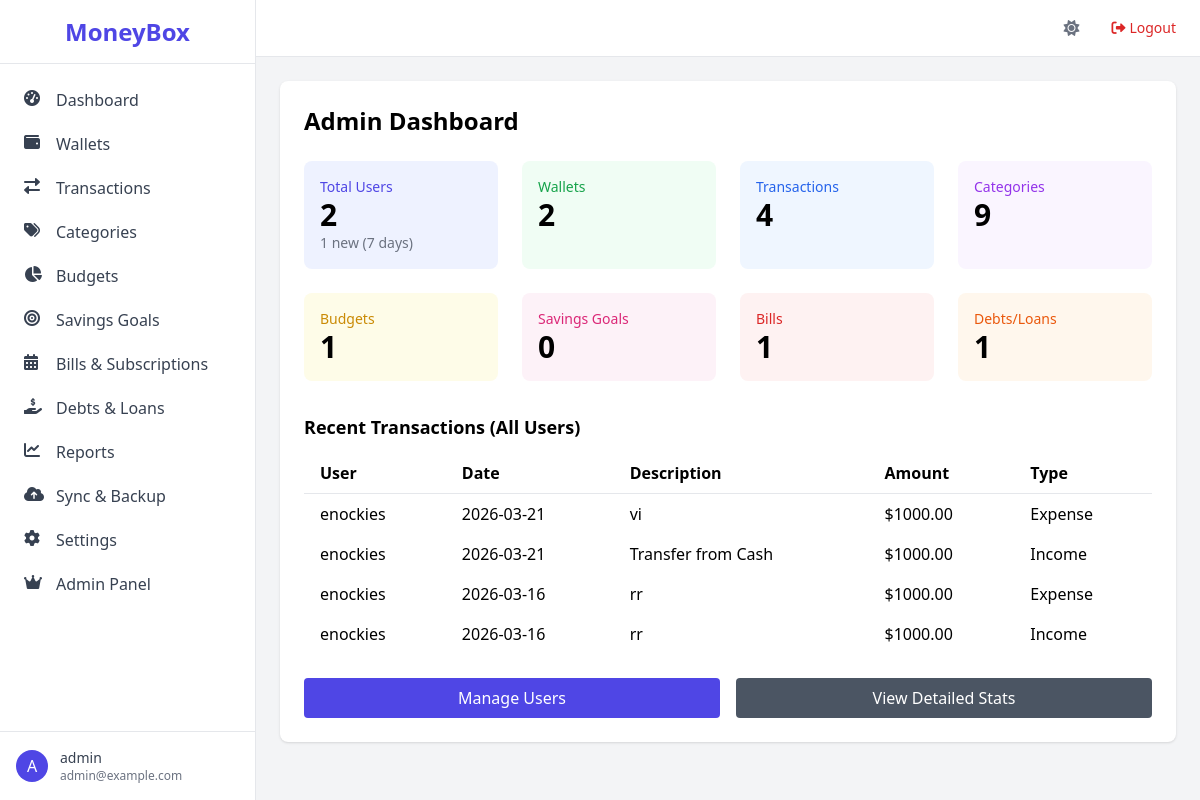
The app's page /admin/ (signed in) with its own data.
### app/models.py (models this page shows, shortened)
class User(UserMixin, db.Model):
    id = db.Column(db.Integer, primary_key=True)
    username = db.Column(db.String(64), unique=True, nullable=False)
    email = db.Column(db.String(120), unique=True, nullable=False)
    password_hash = db.Column(db.String(128))
    created_at = db.Column(db.DateTime, default=datetime.utcnow)
    is_active = db.Column(db.Boolean, default=True)
    email_verified = db.Column(db.Boolean, default=False)
    email_verification_token = db.Column(db.String(100))
    two_factor_enabled = db.Column(db.Boolean, default=False)
    two_factor_secret = db.Column(db.String(32))
    passcode = db.Column(db.String(128))
    biometric_enabled = db.Column(db.Boolean, default=False)
    is_admin = db.Column(db.Boolean, default=False)
    biometric_enabled = db.Column(db.Boolean, default=False)
    is_admin = db.Column(db.Boolean, default=False)
    health_score = db.Column(db.Integer, default=0)
    health_score_updated_at = db.Column(db.DateTime)
    preferences = db.relationship('UserPreference', uselist=False, backref='user', cascade='all, delete-orphan')
    devices = db.relationship('UserDevice', backref='user', lazy='dynamic', cascade='all, delete-orphan')
    wallets = db.relationship('Wallet', backref='user', lazy='dynamic', cascade='all, delete-orphan')
    categories = db.relationship('Category', backref='user', lazy='dynamic', cascade='all, delete-orphan')
    transactions = db.relationship('Transaction', backref='user', lazy='dynamic', cascade='all, delete-orphan')
    budgets = db.relationship('Budget', backref='user', lazy='dynamic', cascade='all, delete-orphan')
    savings_goals = db.relationship('SavingsGoal', backref='user', lazy='dynamic', cascade='all, delete-orphan')
    bills = db.relationship('Bill', backref='user', lazy='dynamic', cascade='all, delete-orphan')
    debts = db.relationship('Debt', backref='user', lazy='dynamic', cascade='all, delete-orphan')
    loans = db.relationship('Loan', backref='user', lazy='dynamic', cascade='all, delete-orphan')
    recurring_transactions = db.relationship('RecurringTransaction', backref='user', lazy='dynamic', cascade='all, delete-orphan')
    shared_wallets = db.relationship('SharedWallet', foreign_keys='SharedWallet.user_id', backref='owner_user', lazy='dynamic')
    shared_with_me = db.relationship('SharedWallet', foreign_keys='SharedWallet.shared_with_user_id', backref='shared_user', lazy='dynamic')
    backup_tokens = db.relationship('BackupToken', backref='user', lazy='dynamic', cascade='all, delete-orphan')
    login_history = db.relationship('LoginHistory', backref='user', lazy='dynamic', cascade='all, delete-orphan')

class Transaction(db.Model):
    id = db.Column(db.Integer, primary_key=True)
    amount = db.Column(db.Numeric(12,2), nullable=False)
    type = db.Column(db.String(10))
    description = db.Column(db.String(200))
    notes = db.Column(db.Text)
    date = db.Column(db.DateTime, default=datetime.utcnow)
    merchant = db.Column(db.String(100))
    location = db.Column(db.String(100))
    receipt_filename = db.Column(db.String(200))
    is_recurring = db.Column(db.Boolean, default=False)
    recurring_id = db.Column(db.Integer, db.ForeignKey('recurring_transaction.id'))
    wallet_id = db.Column(db.Integer, db.ForeignKey('wallet.id'), nullable=False)
    category_id = db.Column(db.Integer, db.ForeignKey('category.id'), nullable=False)
    user_id = db.Column(db.Integer, db.ForeignKey('user.id'), nullable=False)
    transfer_target_wallet_id = db.Column(db.Integer, db.ForeignKey('wallet.id'))
    transfer_transaction_id = db.Column(db.Integer)
    tags = db.Column(db.String(200))
    external_id = db.Column(db.String(100))
    source = db.Column(db.String(20))
    goal_id = db.Column(db.Integer, db.ForeignKey('savings_goal.id'))
    recurring = db.relationship('RecurringTransaction', backref='transactions')

### app/routes/admin.py (the view)
@bp.route('/')
@login_required
@admin_required
def dashboard():
    total_users = User.query.count()
    total_wallets = Wallet.query.count()
    total_transactions = Transaction.query.count()
    total_categories = Category.query.count()
    total_budgets = Budget.query.count()
    total_savings = SavingsGoal.query.count()
    total_bills = Bill.query.count()
    total_debts = Debt.query.count()
    total_loans = Loan.query.count()
    week_ago = datetime.now() - timedelta(days=7)
    new_users = User.query.filter(User.created_at >= week_ago).count()
    recent_transactions = Transaction.query.order_by(Transaction.date.desc()).limit(10).all()
    return render_template('admin/dashboard.html',
                           total_users=total_users,
                           total_wallets=total_wallets,
                           total_transactions=total_transactions,
                           total_categories=total_categories,
                           total_budgets=total_budgets,
                           total_savings=total_savings,
                           total_bills=total_bills,
                           total_debts=total_debts,
                           total_loans=total_loans,
                           new_users=new_users,
                           recent_transactions=recent_transactions)

### app/models.py (called while the page is built)
@login_manager.user_loader
def load_user(user_id):
    return User.query.get(int(user_id))

### app/routes/admin.py (called while the page is built)
def admin_required(f):
    @wraps(f)
    def decorated_function(*args, **kwargs):
        if not current_user.is_authenticated or not current_user.is_admin:
            abort(403)
        return f(*args, **kwargs)
    return decorated_function

### app/templates/admin/dashboard.html (shortened to what this page needs)
{% extends "base.html" %}
{% block content %}
<div class="bg-white rounded-lg shadow p-6">
    <h2 class="text-2xl font-semibold mb-6">Admin Dashboard</h2>
    <div class="grid grid-cols-1 md:grid-cols-2 lg:grid-cols-4 gap-6 mb-8">
        <div class="bg-indigo-50 p-4 rounded-lg">
            <p class="text-sm text-indigo-600">Total Users</p>
            <p class="text-3xl font-bold">{{ total_users }}</p>
            <p class="text-sm text-gray-500">{{ new_users }} new (7 days)</p>
        </div>
        <div class="bg-green-50 p-4 rounded-lg">
            <p class="text-sm text-green-600">Wallets</p>
            <p class="text-3xl font-bold">{{ total_wallets }}</p>
        </div>
        <div class="bg-blue-50 p-4 rounded-lg">
            <p class="text-sm text-blue-600">Transactions</p>
            <p class="text-3xl font-bold">{{ total_transactions }}</p>
        </div>
        <div class="bg-purple-50 p-4 rounded-lg">
            <p class="text-sm text-purple-600">Categories</p>
            <p class="text-3xl font-bold">{{ total_categories }}</p>
        </div>
        <div class="bg-yellow-50 p-4 rounded-lg">
            <p class="text-sm text-yellow-600">Budgets</p>
            <p class="text-3xl font-bold">{{ total_budgets }}</p>
        </div>
        <div class="bg-pink-50 p-4 rounded-lg">
            <p class="text-sm text-pink-600">Savings Goals</p>
            <p class="text-3xl font-bold">{{ total_savings }}</p>
        </div>
        <div class="bg-red-50 p-4 rounded-lg">
            <p class="text-sm text-red-600">Bills</p>
            <p class="text-3xl font-bold">{{ total_bills }}</p>
        </div>
        <div class="bg-orange-50 p-4 rounded-lg">
            <p class="text-sm text-orange-600">Debts/Loans</p>
            <p class="text-3xl font-bold">{{ total_debts + total_loans }}</p>
        </div>
    </div>
    <h3 class="text-lg font-semibold mb-3">Recent Transactions (All Users)</h3>
    <div class="overflow-x-auto">
        <table class="min-w-full divide-y divide-gray-200">
            <thead>
                <tr>
                    <th class="px-4 py-2 text-left">User</th>
                    <th class="px-4 py-2 text-left">Date</th>
                    <th class="px-4 py-2 text-left">Description</th>
                    <th class="px-4 py-2 text-left">Amount</th>
                    <th class="px-4 py-2 text-left">Type</th>
                </tr>
            </thead>
            <tbody>
                {% for t in recent_transactions %}
                <tr>
                    <td class="px-4 py-2">{{ t.user.username }}</td>
                    <td class="px-4 py-2">{{ t.date.strftime('%Y-%m-%d') }}</td>
                    <td class="px-4 py-2">{{ t.description or '-' }}</td>
                    <td class="px-4 py-2">${{ "%.2f"|format(t.amount) }}</td>
                    <td class="px-4 py-2">{{ t.type|capitalize }}</td>
                </tr>
                {% else %}
                <tr><td colspan="5" class="px-4 py-2 text-gray-500">No transactions yet.</td></tr>
                {% endfor %}
            </tbody>
        </table>
    </div>
    <div class="mt-6 grid grid-cols-2 gap-4">
        <a href="{{ url_for('admin.users_list') }}" class="text-center bg-indigo-600 text-white px-4 py-2 rounded hover:bg-indigo-700">Manage Users</a>
        <a href="{{ url_for('admin.stats') }}" class="text-center bg-gray-600 text-white px-4 py-2 rounded hover:bg-gray-700">View Detailed Stats</a>
    </div>
</div>
{% endblock %}

### app/templates/base.html (shortened to what this page needs)
<!DOCTYPE html>
<html lang="en">
<head>
    <script src="https://cdn.tailwindcss.com"></script>
    <link rel="stylesheet" href="https://cdnjs.cloudflare.com/ajax/libs/font-awesome/6.0.0-beta3/css/all.min.css">
</head>
<body class="bg-gray-100 font-sans antialiased" x-data="{ sidebarOpen: false }">
    <div class="flex h-screen bg-gray-100">
        <aside class="hidden md:flex md:flex-shrink-0">
            <div class="flex flex-col w-64 bg-white border-r border-gray-200">
                <div class="flex items-center justify-center h-16 border-b border-gray-200">
                    <span class="text-2xl font-bold text-indigo-600">MoneyBox</span>
                </div>
                <nav class="flex-1 overflow-y-auto py-4">
                    <ul class="space-y-1">
                        <li>
                            <a href="{{ url_for('main.dashboard') }}" class="flex items-center px-4 py-2 text-gray-700 hover:bg-indigo-50 hover:text-indigo-600 rounded-lg mx-2">
                                <i class="fas fa-tachometer-alt w-5 h-5 mr-3"></i>Dashboard
                            </a>
                        </li>
                        <li>
                            <a href="{{ url_for('wallets.list_wallets') }}" class="flex items-center px-4 py-2 text-gray-700 hover:bg-indigo-50 hover:text-indigo-600 rounded-lg mx-2">
                                <i class="fas fa-wallet w-5 h-5 mr-3"></i>Wallets
                            </a>
                        </li>
                        <li>
                            <a href="{{ url_for('transactions.list_transactions') }}" class="flex items-center px-4 py-2 text-gray-700 hover:bg-indigo-50 hover:text-indigo-600 rounded-lg mx-2">
                                <i class="fas fa-exchange-alt w-5 h-5 mr-3"></i>Transactions
                            </a>
                        </li>
                        <li>
                            <a href="{{ url_for('categories.list_categories') }}" class="flex items-center px-4 py-2 text-gray-700 hover:bg-indigo-50 hover:text-indigo-600 rounded-lg mx-2">
                                <i class="fas fa-tags w-5 h-5 mr-3"></i>Categories
                            </a>
                        </li>
                        <li>
                            <a href="{{ url_for('budgets.list_budgets') }}" class="flex items-center px-4 py-2 text-gray-700 hover:bg-indigo-50 hover:text-indigo-600 rounded-lg mx-2">
                                <i class="fas fa-chart-pie w-5 h-5 mr-3"></i>Budgets
                            </a>
                        </li>
                        <li>
                            <a href="{{ url_for('savings.list_goals') }}" class="flex items-center px-4 py-2 text-gray-700 hover:bg-indigo-50 hover:text-indigo-600 rounded-lg mx-2">
                                <i class="fas fa-bullseye w-5 h-5 mr-3"></i>Savings Goals
                            </a>
                        </li>
                        <li>
                            <a href="{{ url_for('bills.list_bills') }}" class="flex items-center px-4 py-2 text-gray-700 hover:bg-indigo-50 hover:text-indigo-600 rounded-lg mx-2">
                                <i class="fas fa-calendar-alt w-5 h-5 mr-3"></i>Bills & Subscriptions
                            </a>
                        </li>
                        <li>
                            <a href="{{ url_for('debts.list_debts') }}" class="flex items-center px-4 py-2 text-gray-700 hover:bg-indigo-50 hover:text-indigo-600 rounded-lg mx-2">
                                <i class="fas fa-hand-holding-usd w-5 h-5 mr-3"></i>Debts & Loans
                            </a>
                        </li>
                        <li>
                            <a href="{{ url_for('reports.reports') }}" class="flex items-center px-4 py-2 text-gray-700 hover:bg-indigo-50 hover:text-indigo-600 rounded-lg mx-2">
                                <i class="fas fa-chart-line w-5 h-5 mr-3"></i>Reports
                            </a>
                        </li>
                        <li>
                            <a href="{{ url_for('sync.sync_dashboard') }}" class="flex items-center px-4 py-2 text-gray-700 hover:bg-indigo-50 hover:text-indigo-600 rounded-lg mx-2">
                                <i class="fas fa-cloud-upload-alt w-5 h-5 mr-3"></i>Sync & Backup
                            </a>
                        </li>
                        <li>
                            <a href="{{ url_for('settings.profile') }}" class="flex items-center px-4 py-2 text-gray-700 hover:bg-indigo-50 hover:text-indigo-600 rounded-lg mx-2">
                                <i class="fas fa-cog w-5 h-5 mr-3"></i>Settings
                            </a>
                        </li>
                        {% if current_user.is_authenticated and current_user.is_admin %}
                        <li>
                            <a href="{{ url_for('admin.dashboard') }}" class="flex items-center px-4 py-2 text-gray-700 hover:bg-indigo-50 hover:text-indigo-600 rounded-lg mx-2">
                                <i class="fas fa-crown w-5 h-5 mr-3"></i>Admin Panel
                            </a>
                        </li>
                        {% endif %}
                    </ul>
                </nav>
                <div class="border-t border-gray-200 p-4">
                    <div class="flex items-center">
                        <div class="flex-shrink-0">
                            <span class="inline-block h-8 w-8 rounded-full bg-indigo-600 text-white flex items-center justify-center">{{ current_user.username[0]|upper }}</span>
                        </div>
                        <div class="ml-3">
                            <p class="text-sm font-medium text-gray-700">{{ current_user.username }}</p>
                            <p class="text-xs text-gray-500">{{ current_user.email }}</p>
                        </div>
                    </div>
                </div>
            </div>
        </aside>
        <div class="flex-1 flex flex-col overflow-hidden">
            <header class="bg-white border-b border-gray-200 py-4 px-6 flex items-center justify-between">
                <div class="flex-1 flex justify-end items-center space-x-4">
                    <button id="theme-toggle" class="text-gray-500 focus:outline-none">
                        <i class="fas fa-sun" id="theme-icon"></i>
                    </button>
                    <a href="{{ url_for('auth.logout') }}" class="text-sm text-red-600 hover:text-red-800"><i class="fas fa-sign-out-alt mr-1"></i>Logout</a>
                </div>
            </header>
            <main class="flex-1 overflow-y-auto p-6">
                {% block content %}{% endblock %}
            </main>
        </div>
    </div>
</body>
</html>

### records on screen
User: username "A", username "admin", email "admin@example.com"
Transaction: user.username "enockies", date "2026-03-21", description "vi", amount "1000.00", type "Expense"
Transaction: user.username "enockies", date "2026-03-21", description "Transfer from Cash", amount "1000.00", type "Income"
Transaction: user.username "enockies", date "2026-03-16", description "rr", amount "1000.00", type "Expense"
Transaction: user.username "enockies", date "2026-03-16", description "rr", amount "1000.00", type "Income"

### other values on screen
{{ total_users }} "2"
{{ new_users }} "1"
{{ total_wallets }} "2"
{{ total_transactions }} "4"
{{ total_categories }} "9"
{{ total_budgets }} "1"
{{ total_savings }} "0"
{{ total_bills }} "1"
{{ total_debts + total_loans }} "1"
